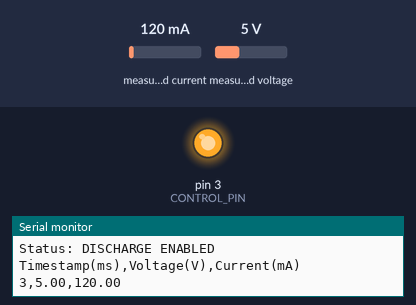
The sketch below on a simulated Arduino Uno, built with avr-gcc and run on an emulated ATmega328P. Parts: output pins drawn as LEDs (lit = HIGH), the last lines printed to the serial monitor. The inputs (shaded band) are chosen by the test bench; at power-on: measured current 120 mA, measured voltage 5 V.

Above: at 0.1 s.
At 20.1 s:
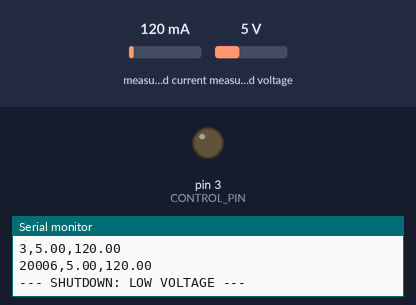
Timing chart, 0 to 21.6 s (numbered marks = the images above):
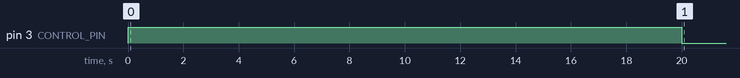

The sketch:

currentDraw.ino
```cpp
// Measure discharge curve of lithium ion battery
// Battery connected to ground via INA219 current sense,
// load resistor and FQP27POS pnp MOSFET power switch
// G of MOSFET connected to collector of npn bc547 via 1k resistor
// G pulled to supply rail via 47k resistor
// base of BC547 connected to D3 of UNO via 10k resistor
// Discharge and logging stopped by D1 low when current falls below 101mA = 6V / Rload


#include <Wire.h>
#include <Adafruit_INA219.h>

Adafruit_INA219 ina219;

// --- CONFIGURATION ---
const int CONTROL_PIN = 3;     // WARNING: Pin 1 is Serial TX. Consider using D3.
const float CUTOFF_CURRENT = 101; // mA (6V / 82R||220R)
const float SAFE_VOLTAGE_LIMIT = 6.0; // Volts (Safe 2S Li-ion cutoff)
bool isDischarging = true;


void setup(void) {
  // Initialize Control Pin immediately to prevent accidental discharge
  pinMode(CONTROL_PIN, OUTPUT);
  digitalWrite(CONTROL_PIN, HIGH); // Enable discharge via BC547/P-MOS

  Serial.begin(115200);
  while (!Serial) { delay(1); }

  if (!ina219.begin()) {
    Serial.println("Failed to find INA219 chip");
    digitalWrite(CONTROL_PIN, LOW); // Safety shutoff if sensor is missing
    while (1) { delay(10); }
  }

  // 16V_400mA provides 0.1mA resolution, perfect for 44mA-100mA range.
  ina219.setCalibration_16V_400mA();

  Serial.println("Status: DISCHARGE ENABLED");
  Serial.println("Timestamp(ms),Voltage(V),Current(mA)");
}


void loop(void) {
  if (!isDischarging) return; // Stop everything if discharge is complete

  float current_mA = ina219.getCurrent_mA();
  float busVoltage = ina219.getBusVoltage_V();

  // 1. Data Logging (CSV Format)
  if (current_mA > 0) {
    Serial.print(millis());
    Serial.print(",");
    Serial.print(busVoltage);
    Serial.print(",");
    Serial.println(current_mA);
  }

// 2. Safety Logic: Stop if Current OR Voltage drops too low
  bool lowCurrent = (current_mA < CUTOFF_CURRENT);
  bool lowVoltage = (busVoltage < SAFE_VOLTAGE_LIMIT);

  if ((lowCurrent || lowVoltage) && millis() > 2000) {
    digitalWrite(CONTROL_PIN, LOW); // Cut off the BC547 base
    isDischarging = false;

    Serial.print("--- SHUTDOWN: ");
    if (lowVoltage) Serial.print("LOW VOLTAGE ");
    if (lowCurrent) Serial.print("LOW CURRENT ");
    Serial.println("---");
  }

  delay(20000); // 20s sampling
}
```

Measured:
- by itself, pin 3 (CONTROL_PIN): HIGH → LOW at 20.0 s
